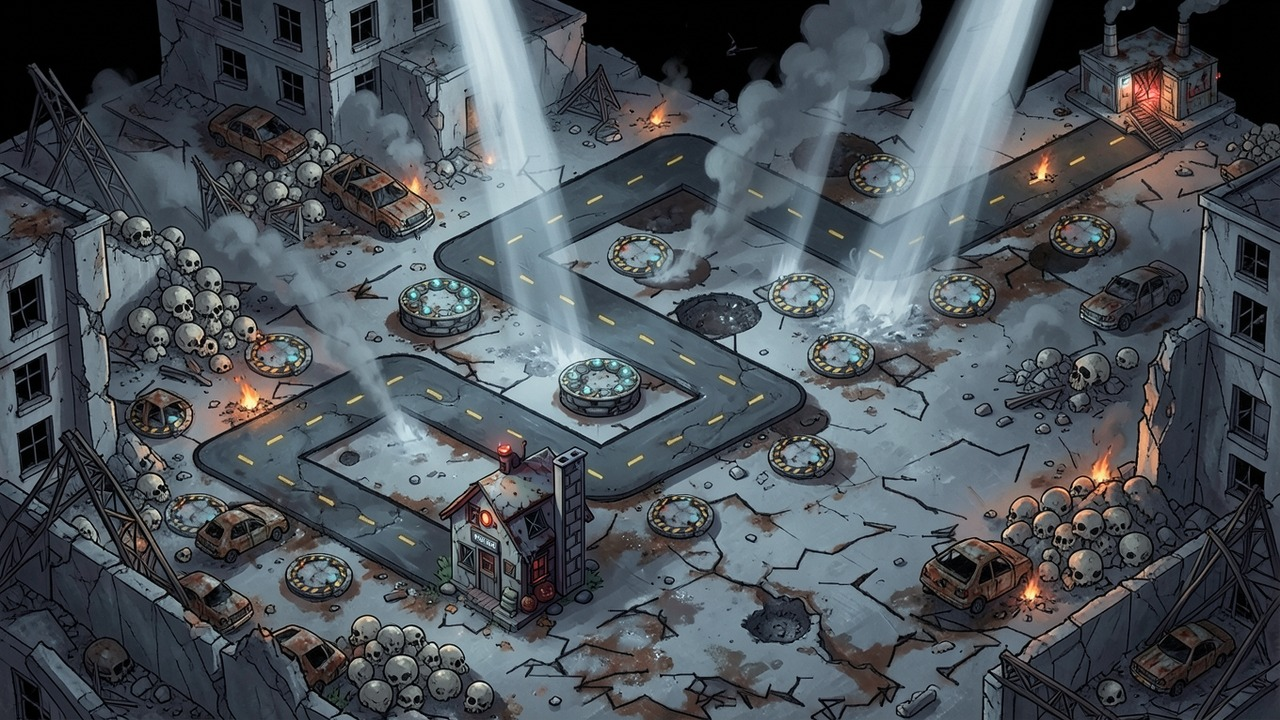
#> input picture art/era2/map_fix/map_ground_original.jpg, 1280 x 720 px
$ python anim_preview.py ../../art/era2/map_fix/map_ground_original.jpg out.png
#> lines starting #> are read from the running program, lines starting #| are printed output that depends on the picture
"""frames dir (frame_###.png) or a take sheet.png → looping animated webp preview for a gate page.
usage: python tools/era3/anim_preview.py <dir|sheet.png> <out.anim.webp> [--frames 33] [--fps 16] [--size 240] [--bg]"""
import argparse
from pathlib import Path
from PIL import Image

ap = argparse.ArgumentParser(); ap.add_argument('src'); ap.add_argument('out')
ap.add_argument('--frames', type=int, default=33); ap.add_argument('--fps', type=int, default=16)
ap.add_argument('--size', type=int, default=240); ap.add_argument('--start', type=int, default=0); ap.add_argument('--end', type=int, default=0, help='exclusive; 0 = all')
ap.add_argument('--pause', type=int, default=0, help='ms to hold the last frame')
o = ap.parse_args()
src = Path(o.src)
if src.is_dir():
    fr = [Image.open(p).convert('RGBA') for p in sorted(src.glob('frame_*.png'))]
else:
    sh = Image.open(src).convert('RGBA')
    fr = [sh.crop(((i % 8) * 512, (i // 8) * 512, (i % 8 + 1) * 512, (i // 8 + 1) * 512)) for i in range(o.frames)]
#> fr = 33 items
fr = fr[o.start:o.end or None]
fr = [f.resize((o.size, o.size), Image.LANCZOS) for f in fr]
d = [1000 // o.fps] * len(fr); d[-1] += o.pause
#> after `d = [1000 // o.fps] * len(fr)`: d = 33 values from 62 to 62
fr[0].save(o.out, save_all=True, append_images=fr[1:], duration=d, loop=0, lossless=False, quality=80)
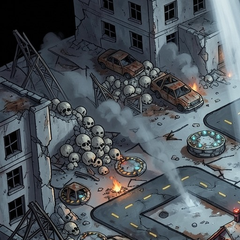
#> saved as out.png: PIL image 240x240 RGBA; mean R, G, B, A 77.4, 84.4, 90.4, 255
print(o.out, len(fr))
#| out.png 33
